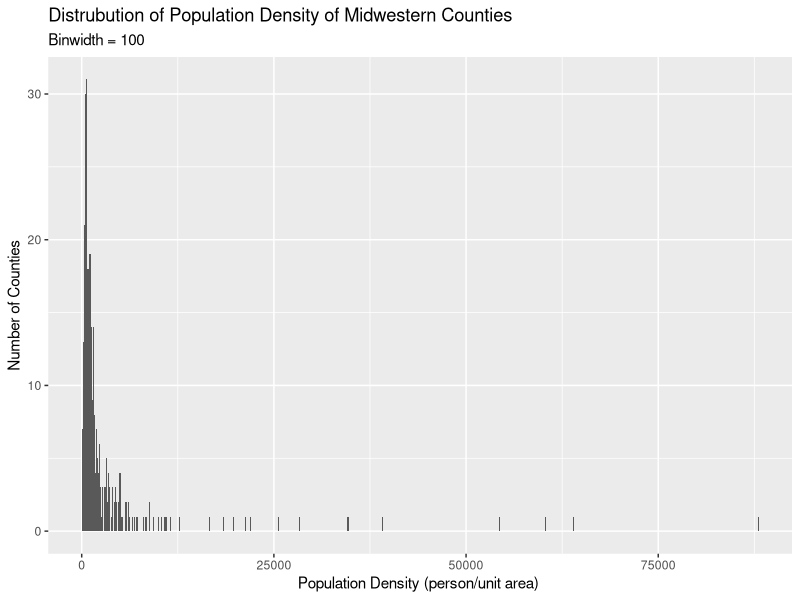
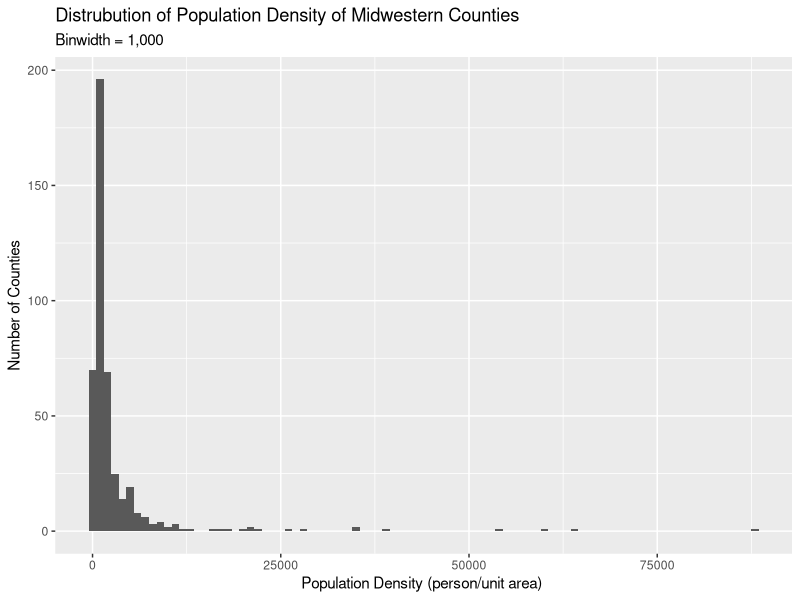
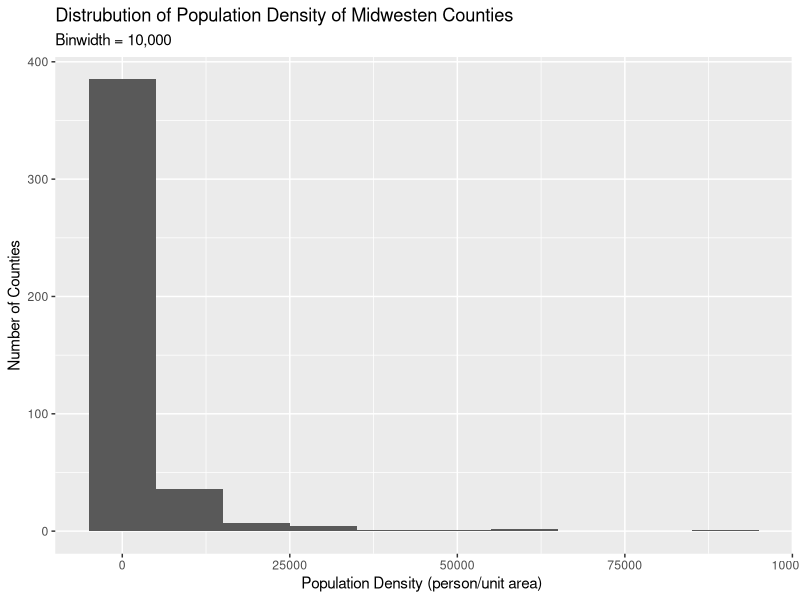
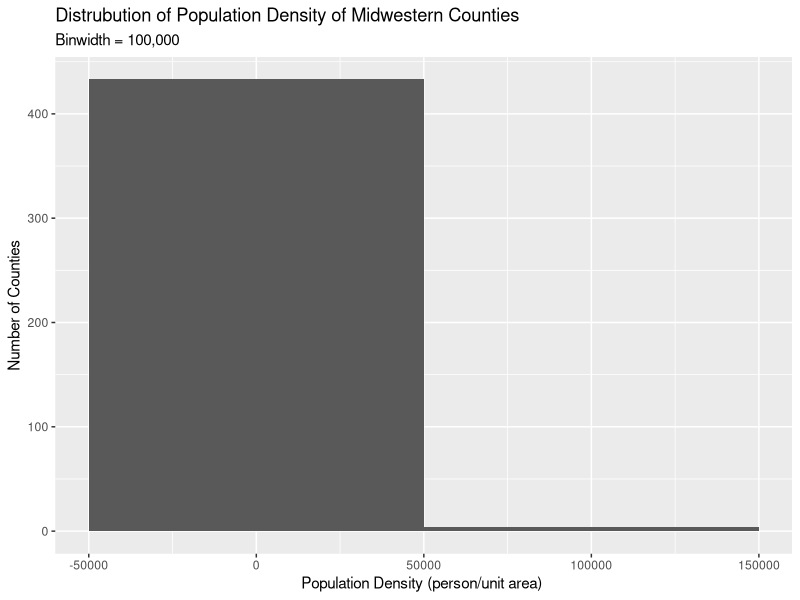
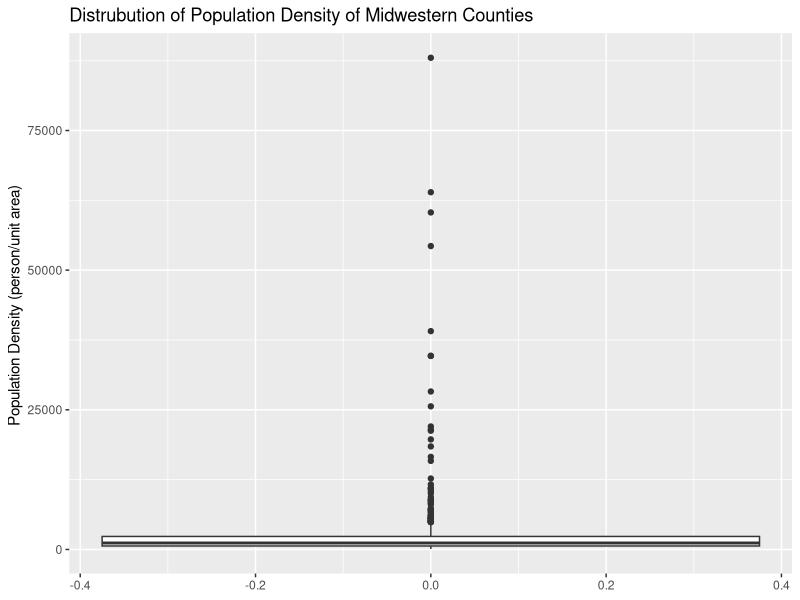
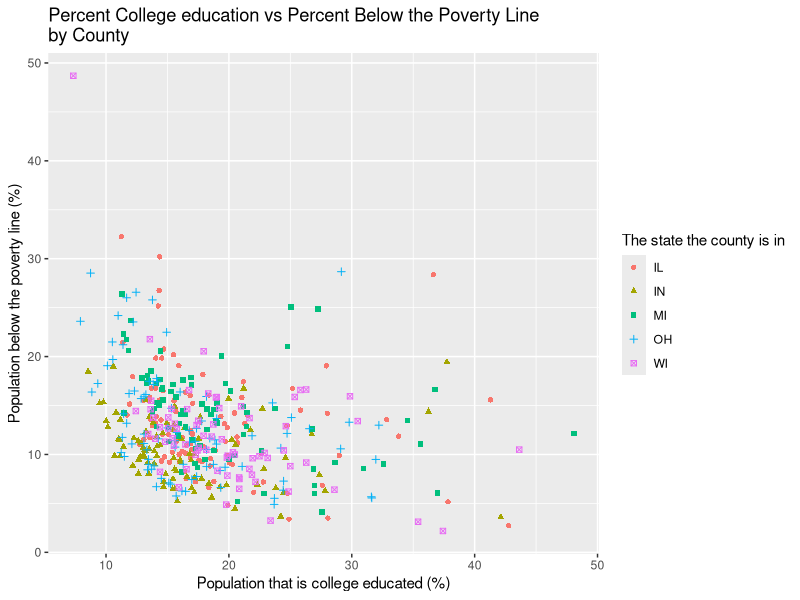
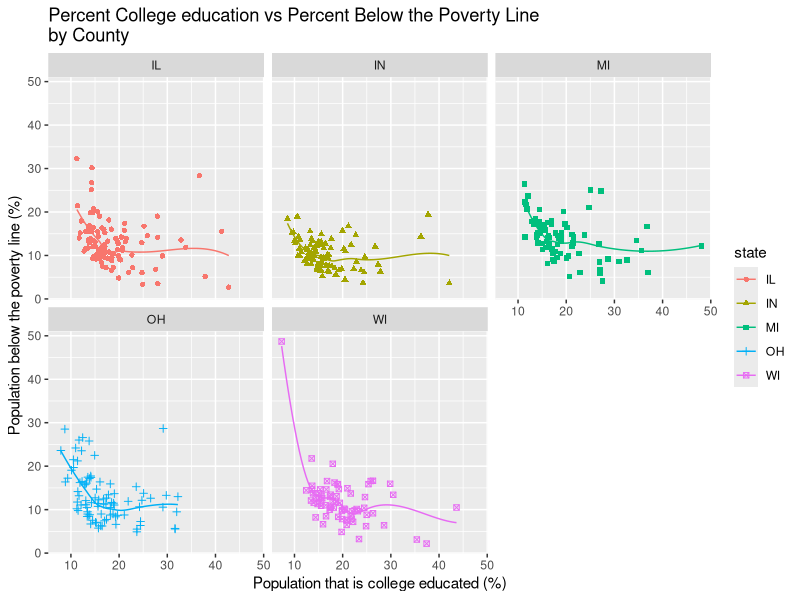

Write R code to recreate these figures, in order.
## ---- chunk 1
library(tidyverse)

## ---- chunk 2
ggplot(midwest, aes(x=popdensity))+
  geom_histogram(binwidth = 100) +
  labs(
   x = "Population Density (person/unit area) ",
    y = "Number of Counties",
    title = "Distrubution of Population Density of Midwestern Counties",
    subtitle = "Binwidth = 100"
  )
## ---- chunk 3
ggplot(midwest, aes(x=popdensity))+
  geom_histogram(binwidth = 1000) +
  labs(
     x = "Population Density (person/unit area) ",
    y = "Number of Counties",
    title = "Distrubution of Population Density of Midwestern Counties",
    subtitle = "Binwidth = 1,000"
  )
## ---- chunk 4
ggplot(midwest, aes(x=popdensity))+
  geom_histogram(binwidth = 10000) +
  labs(
    x = "Population Density (person/unit area) ",
    y = "Number of Counties",
    title = "Distrubution of Population Density of Midwesten Counties",
    subtitle = "Binwidth = 10,000"
  )
## ---- chunk 5
ggplot(midwest, aes(x=popdensity))+
  geom_histogram(binwidth = 100000) +
  labs(
    x = "Population Density (person/unit area) ",
    y = "Number of Counties",
    title = "Distrubution of Population Density of Midwestern Counties",
    subtitle = "Binwidth = 100,000"
  )
## ---- chunk 6
ggplot(midwest, aes(y = popdensity)) +
  geom_boxplot() +
  labs(
    y = "Population Density (person/unit area) ",
    title = "Distrubution of Population Density of Midwestern Counties",)
## ---- chunk 7
ggplot(midwest, aes(x=percollege, y=percbelowpoverty, colour = state, shape = state)) +
geom_point() +
  labs(x= "Population that is college educated (%)",
    y= "Population below the poverty line (%)",
    colour = "The state the county is in",
    shape = "The state the county is in",
    title= "Percent College education vs Percent Below the Poverty Line \nby County")
## ---- chunk 8
ggplot(midwest, aes(x=percollege, y=percbelowpoverty, colour = state, shape = state)) +
geom_point() +
  geom_smooth(se= FALSE, linewidth = 0.5) +
  facet_wrap(~state) +
  labs(x= "Population that is college educated (%)",
    y= "Population below the poverty line (%)",
    title= "Percent College education vs Percent Below the Poverty Line \nby County")
